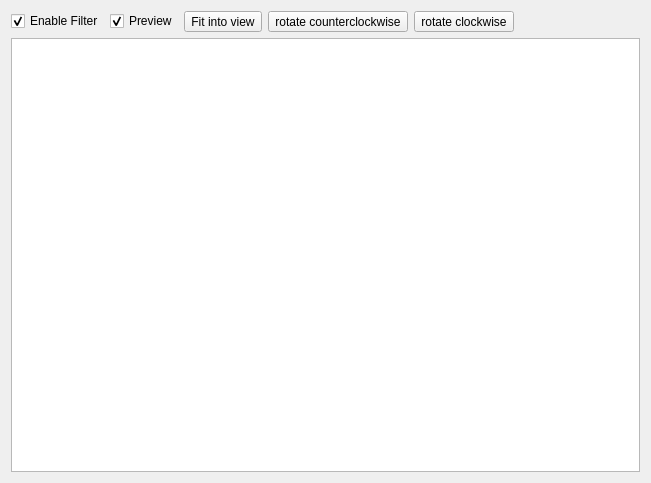
<?xml version="1.0" encoding="UTF-8"?>
<ui version="4.0">
 <comment>Copyright (C) 2012 Robert Chéramy (robert@cheramy.net)

This file is part of YASW (Yet Another Scan Wizard).

YASW is free software: you can redistribute it and/or modify
it under the terms of the GNU General Public License as published by
the Free Software Foundation, either version 3 of the License, or
(at your option) any later version.

YASW is distributed in the hope that it will be useful,
but WITHOUT ANY WARRANTY; without even the implied warranty of
MERCHANTABILITY or FITNESS FOR A PARTICULAR PURPOSE.  See the
GNU General Public License for more details.

You should have received a copy of the GNU General Public License
along with YASW.  If not, see http://www.gnu.org/licenses/.
 </comment>
 <class>RotationWidget</class>
 <widget class="QWidget" name="RotationWidget">
  <property name="geometry">
   <rect>
    <x>0</x>
    <y>0</y>
    <width>651</width>
    <height>483</height>
   </rect>
  </property>
  <property name="windowTitle">
   <string>Form</string>
  </property>
  <property name="locale">
   <locale language="English" country="UnitedKingdom"/>
  </property>
  <layout class="QGridLayout" name="gridLayout">
   <item row="0" column="0">
    <widget class="QCheckBox" name="enable">
     <property name="text">
      <string>Enable Filter</string>
     </property>
     <property name="checked">
      <bool>true</bool>
     </property>
    </widget>
   </item>
   <item row="0" column="1">
    <widget class="QCheckBox" name="preview">
     <property name="text">
      <string>Preview</string>
     </property>
     <property name="checked">
      <bool>true</bool>
     </property>
    </widget>
   </item>
   <item row="0" column="2">
    <widget class="QToolButton" name="fitIntoView">
     <property name="sizePolicy">
      <sizepolicy hsizetype="Preferred" vsizetype="Preferred">
       <horstretch>0</horstretch>
       <verstretch>0</verstretch>
      </sizepolicy>
     </property>
     <property name="toolTip">
      <string>Fits the image into the view</string>
     </property>
     <property name="text">
      <string>Fit into view</string>
     </property>
    </widget>
   </item>
   <item row="0" column="3">
    <widget class="QToolButton" name="rotateLeft">
     <property name="toolTip">
      <string>Rotate the image counterclockwise</string>
     </property>
     <property name="text">
      <string>rotate counterclockwise</string>
     </property>
     <property name="icon">
      <iconset resource="../../icons/icons.qrc">
       <normaloff>:/icons/tango-icon-theme/edit-undo.svg</normaloff>:/icons/tango-icon-theme/edit-undo.svg</iconset>
     </property>
    </widget>
   </item>
   <item row="0" column="4">
    <widget class="QToolButton" name="rotateRight">
     <property name="toolTip">
      <string>Rotate the image clockwise</string>
     </property>
     <property name="text">
      <string>rotate clockwise</string>
     </property>
     <property name="icon">
      <iconset resource="../../icons/icons.qrc">
       <normaloff>:/icons/tango-icon-theme/edit-redo.svg</normaloff>:/icons/tango-icon-theme/edit-redo.svg</iconset>
     </property>
    </widget>
   </item>
   <item row="0" column="5">
    <spacer name="horizontalSpacer">
     <property name="orientation">
      <enum>Qt::Horizontal</enum>
     </property>
     <property name="sizeHint" stdset="0">
      <size>
       <width>302</width>
       <height>20</height>
      </size>
     </property>
    </spacer>
   </item>
   <item row="1" column="0" colspan="6">
    <widget class="BaseFilterGraphicsView" name="view"/>
   </item>
  </layout>
 </widget>
 <customwidgets>
  <customwidget>
   <class>BaseFilterGraphicsView</class>
   <extends>QGraphicsView</extends>
   <header>basefiltergraphicsview.h</header>
   <slots>
    <slot>fitIntoView()</slot>
   </slots>
  </customwidget>
 </customwidgets>
 <resources>
  <include location="../../icons/icons.qrc"/>
 </resources>
 <connections>
  <connection>
   <sender>enable</sender>
   <signal>toggled(bool)</signal>
   <receiver>rotateLeft</receiver>
   <slot>setEnabled(bool)</slot>
   <hints>
    <hint type="sourcelabel">
     <x>29</x>
     <y>17</y>
    </hint>
    <hint type="destinationlabel">
     <x>314</x>
     <y>31</y>
    </hint>
   </hints>
  </connection>
  <connection>
   <sender>enable</sender>
   <signal>toggled(bool)</signal>
   <receiver>rotateRight</receiver>
   <slot>setEnabled(bool)</slot>
   <hints>
    <hint type="sourcelabel">
     <x>72</x>
     <y>21</y>
    </hint>
    <hint type="destinationlabel">
     <x>344</x>
     <y>31</y>
    </hint>
   </hints>
  </connection>
  <connection>
   <sender>fitIntoView</sender>
   <signal>clicked()</signal>
   <receiver>view</receiver>
   <slot>fitIntoView()</slot>
   <hints>
    <hint type="sourcelabel">
     <x>250</x>
     <y>17</y>
    </hint>
    <hint type="destinationlabel">
     <x>242</x>
     <y>183</y>
    </hint>
   </hints>
  </connection>
 </connections>
 <slots>
  <slot>rotateLeft()</slot>
  <slot>rotateRight()</slot>
 </slots>
</ui>
